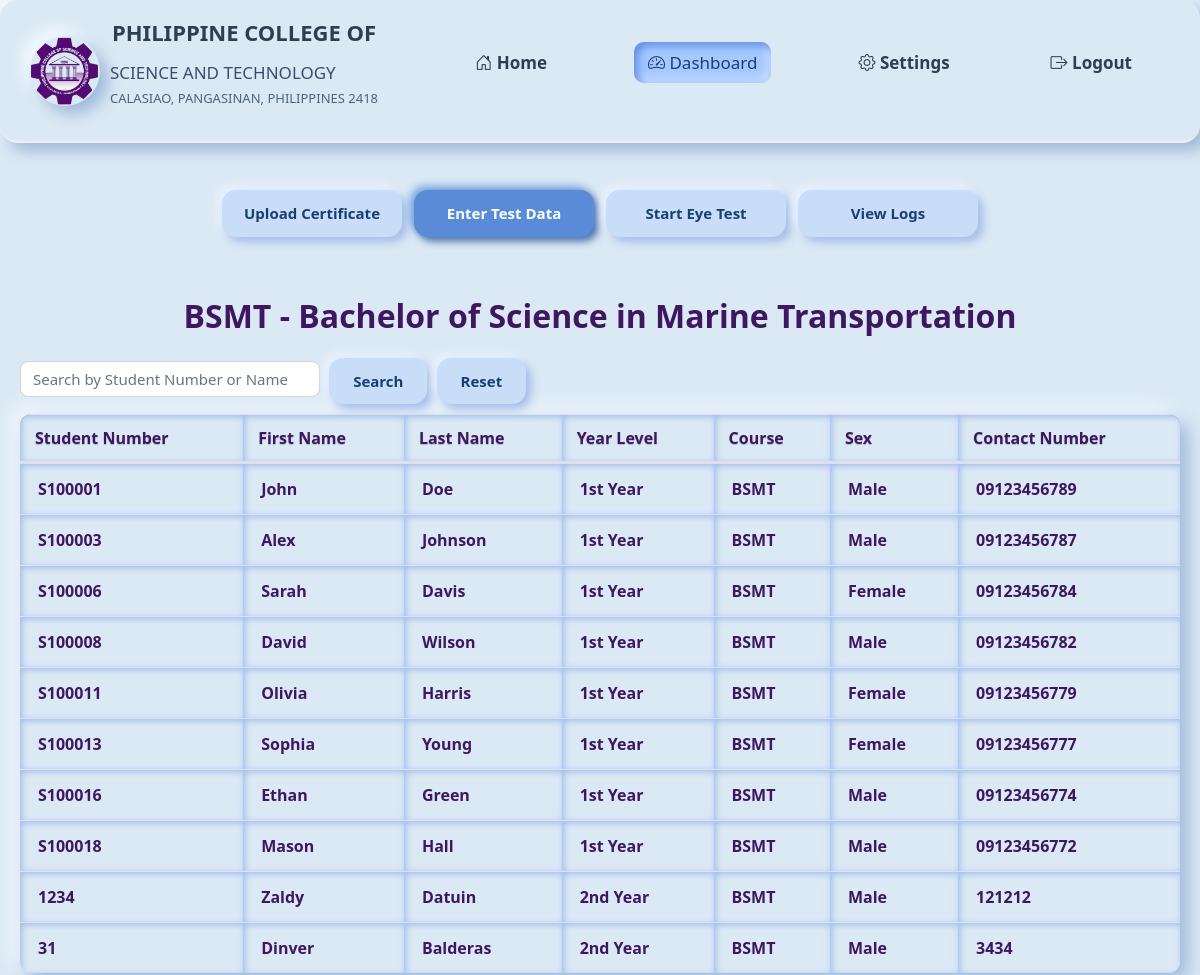
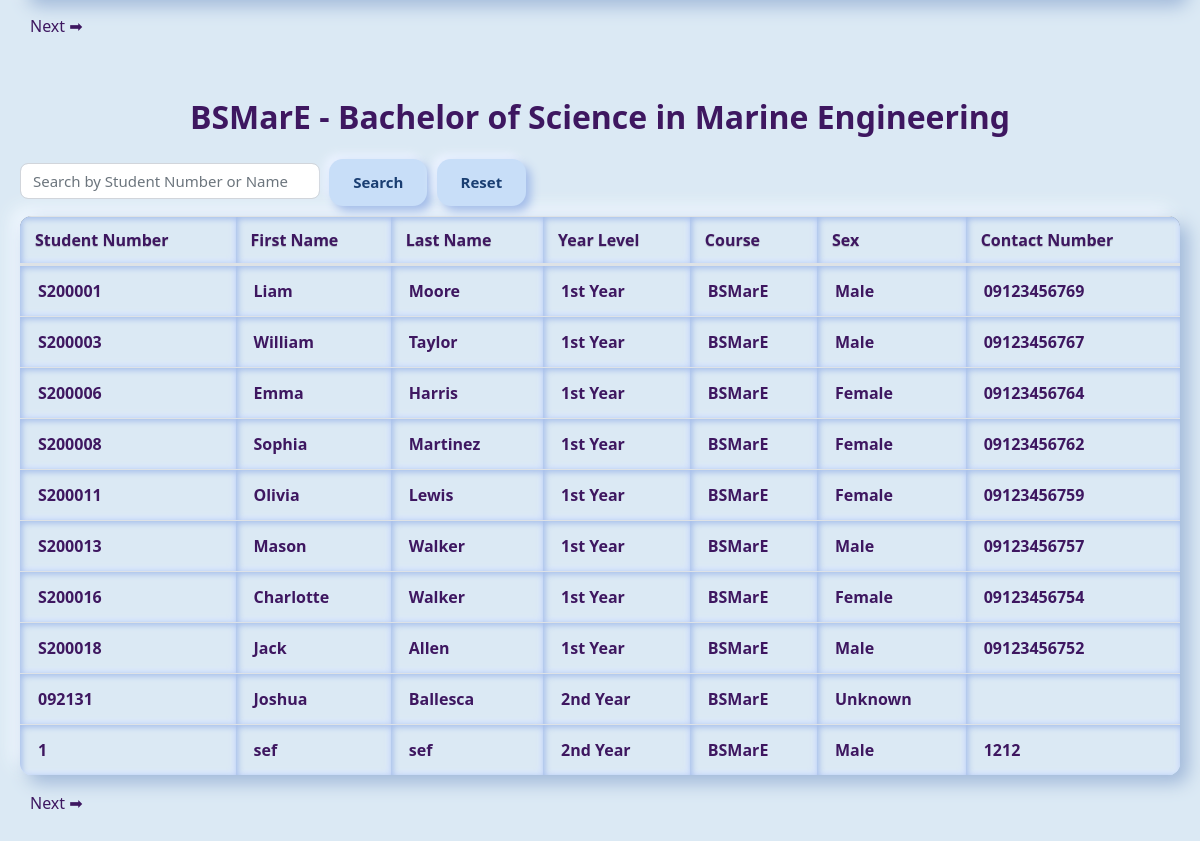
Screenshot of /physician/dashboard.php (signed in) with the database file from the repository (2 pictures, top to bottom).
### tables this page shows
CREATE TABLE `student_tests` (
  `student_id` int(11) NOT NULL,
  `test_id` int(11) NOT NULL,
  `bp` varchar(20) DEFAULT NULL,
  `hr` varchar(20) DEFAULT NULL,
  `rr` varchar(20) DEFAULT NULL,
  `o2_sat` varchar(20) DEFAULT NULL,
  `temperature` varchar(20) DEFAULT NULL,
  `subjective` text DEFAULT NULL,
  `past_history` text DEFAULT NULL,
  `family_history` text DEFAULT NULL,
  `physical_exam` text DEFAULT NULL,
  `assessment` varchar(50) DEFAULT NULL,
  `blood_type` varchar(10) DEFAULT NULL,
  `lungs_findings` text DEFAULT NULL,
  `heart_findings` text DEFAULT NULL,
  `bones_findings` text DEFAULT NULL,
  `impression` text DEFAULT NULL,
  `hearing_result` varchar(50) DEFAULT NULL,
  `thc_result` varchar(10) DEFAULT NULL,
  `meth_result` varchar(10) DEFAULT NULL,
  `created_at` timestamp NOT NULL DEFAULT current_timestamp(),
  `user_id` int(11) DEFAULT NULL,
  PRIMARY KEY (`student_id`,`test_id`),
  KEY `fk_student_tests_user_id` (`user_id`),
  CONSTRAINT `fk_student_tests_user_id` FOREIGN KEY (`user_id`) REFERENCES `users` (`user_id`) ON DELETE SET NULL
);

CREATE TABLE `students` (
  `student_id` int(11) NOT NULL AUTO_INCREMENT,
  `student_number` varchar(20) NOT NULL,
  `name` varchar(200) DEFAULT NULL,
  `year_level` varchar(50) DEFAULT NULL,
  `course` varchar(100) DEFAULT NULL,
  `email` varchar(100) DEFAULT NULL,
  `contact_number` varchar(20) DEFAULT NULL,
  `birthdate` date DEFAULT NULL,
  `address` text DEFAULT NULL,
  `age` int(11) DEFAULT NULL,
  `sex` varchar(10) NOT NULL DEFAULT 'Unknown',
  `created_at` timestamp NOT NULL DEFAULT current_timestamp(),
  `user_id` int(11) DEFAULT NULL,
  `status` enum('active','inactive') NOT NULL DEFAULT 'active',
  PRIMARY KEY (`student_id`),
  UNIQUE KEY `student_number` (`student_number`),
  KEY `fk_students_user_id` (`user_id`),
  CONSTRAINT `fk_students_user_id` FOREIGN KEY (`user_id`) REFERENCES `users` (`user_id`) ON DELETE SET NULL
);

### physician/dashboard.php (the view, shortened to what this page needs)
<?php
    include 'header.php';
?>
<!DOCTYPE html>
<html lang="en">
<head>
        <link rel="stylesheet" href="https://stackpath.bootstrapcdn.com/bootstrap/4.3.1/css/bootstrap.min.css">
        <link href="https://cdn.jsdelivr.net/npm/bootstrap-icons/font/bootstrap-icons.css" rel="stylesheet">
        <link rel="stylesheet" href="../css/physician.css">
        <link href="https://cdn.jsdelivr.net/npm/tom-select/dist/css/tom-select.bootstrap5.min.css" rel="stylesheet">
        <link href="https://cdn.jsdelivr.net/npm/select2@4.1.0-rc.0/dist/css/select2.min.css" rel="stylesheet" />
</head>
<body>
<section class="students" id="student-list">
<main class="content-container">
    <section class="dashboard-grid">
        <div class="div3">
            <button id="uploadCertificateBtn" class="btn btn-primary" onclick="openUploadCertificateModal()">Upload Certificate</button>
        </div>
        <div class="div4">
            <button id="startTestBtn" class="btn btn-success" onclick="openStudentTestModal()">Enter Test Data</button>
        </div>
        <div class="div5">
            <button class="btn btn-warning" onclick="debugOpenIshiharaTest()">Start Eye Test</button>
        </div>
        <div class="div6">
            <button class="btn btn-info" onclick="openLogsModal()">View Logs</button>
        </div>
    </section>
</main>
<?php
include '../includes/db_connect.php';
$perPage = 10;
$searchBsmt = $_GET['search_bsmt'] ?? '';
$searchBsmt = $conn->real_escape_string($searchBsmt);
$pageBsmt = max(1, intval($_GET['page_bsmt'] ?? 1));
function getFirstAndLastName($fullName) {
    $parts = preg_split('/\s+/', trim($fullName));
    return ['first'=>$parts[0] ?? '', 'last'=>$parts[count($parts)-1] ?? ''];
}
$query = "
    SELECT
        s.student_id, s.student_number, s.year_level, s.course, s.name, s.sex, s.contact_number,
        mt.test_name, st.assessment, st.created_at, st.test_id,
        st.bp, st.hr, st.rr, st.o2_sat, st.temperature, st.blood_type,
        st.hearing_result, st.thc_result, st.meth_result, st.subjective,
        st.past_history, st.family_history, st.physical_exam,
        st.lungs_findings, st.heart_findings, st.bones_findings, st.impression,
        NULL AS score
    FROM students s
    LEFT JOIN student_tests st ON s.student_id = st.student_id
    LEFT JOIN medical_tests mt ON st.test_id = mt.test_id
    ORDER BY s.student_number ASC, st.created_at DESC
";
$result = $conn->query($query);
$students = [];
while ($row = $result->fetch_assoc()) {
    $sid = $row['student_id'];
    if (!isset($students[$sid])) $students[$sid] = ['info'=>$row, 'tests'=>[]];
    $students[$sid]['tests'][] = $row;
}
$bsmt = $bsmare = [];
foreach($students as $sid => $data){
    $course = strtoupper(trim($data['info']['course']));
    if($course==='BSMT') $bsmt[$sid]=$data;
    elseif($course==='BSMARE') $bsmare[$sid]=$data;
}
sortStudents($bsmt);
function filterStudentsArray($students, $search) {
    if(!$search) return $students;
    $search = strtoupper($search);
    return array_filter($students, function($data) use ($search) {
        $student = $data['info'];
        return (stripos($student['student_number'], $search)!==false) || (stripos($student['name'], $search)!==false);
    });
}
function paginateGroup($group, $page, $perPage){
    $total = count($group);
    $pages = ceil($total/$perPage);
    $offset = ($page-1)*$perPage;
    return [array_slice($group,$offset,$perPage,true), $pages];
}
function renderGroup($students, $groupLabel, $page, $perPage, $queryParam, $searchParam, $searchValue){
    $students = filterStudentsArray($students, $searchValue);
    list($pagedStudents,$totalPages) = paginateGroup($students,$page,$perPage);
    echo "<div style='margin-bottom:60px;'>";
    echo "<h2 style='margin-top:40px;'>$groupLabel</h2>";
    echo "<form method='GET' style='margin-bottom:10px; display:inline-block;'>
            <input type='text' name='$searchParam' value='".htmlspecialchars($searchValue)."' placeholder='Search by Student Number or Name' class='form-control' style='width:300px; display:inline-block; margin-right:5px;'>
            <input type='hidden' name='$queryParam' value='1'>
            <button type='submit' class='btn btn-primary'>Search</button>
            <a href='{$_SERVER['PHP_SELF']}#student-list' class='btn btn-secondary' style='margin-left:5px;'>Reset</a>
        </form>";
    echo "<table class='table'><thead>
        <tr>
            <th>Student Number</th>
            <th>First Name</th>
            <th>Last Name</th>
            <th>Year Level</th>
            <th>Course</th>
            <th>Sex</th>
            <th>Contact Number</th>
        </tr></thead><tbody>";
    foreach($pagedStudents as $sid=>$data){
        $student = $data['info'];
        $nameParts = getFirstAndLastName($student['name']);
        echo "<tr class='student-row' data-id='{$sid}'>
                <td>{$student['student_number']}</td>
                <td>".htmlspecialchars($nameParts['first'])."</td>
                <td>".htmlspecialchars($nameParts['last'])."</td>
                <td>{$student['year_level']}</td>
                <td>{$student['course']}</td>
                <td>{$student['sex']}</td>
                <td>{$student['contact_number']}</td>
            </tr>";
    }
    echo "</tbody></table>";
    $qs = $_GET;
    $qs[$searchParam] = $searchValue;
    echo "<div style='margin-top:10px;'>";
    if($page<$totalPages){
        $qs[$queryParam]=$page+1;
        $nextLink=$_SERVER['PHP_SELF'].'?'.http_build_query($qs).'#student-list';
        echo "<a href='{$nextLink}' style='margin-left:10px;'>Next ➡</a>";
    }
    echo "</div>";
    echo "</div>";
}
renderGroup($bsmt,'BSMT - Bachelor of Science in Marine Transportation',$pageBsmt,$perPage,'page_bsmt','search_bsmt',$searchBsmt);
?>
</section>
</body>
</html>

### css/physician.css (style rules this page uses)
* { margin: 0; padding: 0; box-sizing: border-box; }
body { font-family: 'Segoe UI', Tahoma, Geneva, Verdana, sans-serif; background: #dbe9f4; color: #3e1760; overflow-x: hidden; -webkit-font-smoothing: antialiased; -moz-osx-font-smoothing: grayscale; padding-left: 20px; padding-right: 20px; padding-top: 60px; }
.dashboard-grid { display: flex; flex-wrap: wrap; justify-content: center; gap: 12px; padding: 20px 10px; }
.dashboard-grid button { min-width: 180px; padding: 12px 15px; font-size: 15px; font-weight: 600; }
.btn, .btn-success, .btn-warning, .btn-primary { padding: 12px 24px; font-size: 15px; border-radius: 14px; font-weight: 600; border: none; cursor: pointer; transition: all 0.3s ease; background: #c8def8; color: #1a3e72; box-shadow: 5px 5px 10px #a3bce9, -5px -5px 10px #ebf2ff; }
.btn-success { background-color: #5a8bd6; color: white; box-shadow: 4px 4px 8px #436aa8, -4px -4px 8px #7da8e6; }
.table, .students table, .generated-certificates table { width: 100%; border-collapse: separate; border-spacing: 0; background: #dbe9f4; border-radius: 12px; overflow: hidden; box-shadow: 8px 8px 18px #a0b8d9, -8px -8px 18px #f3f9ff; }
.table th, .table td, .students th, .students td, .generated-certificates th, .generated-certificates td { padding: 14px 18px; text-align: left; background: #dbe9f4; box-shadow: inset 2px 2px 6px #a3bce9, inset -2px -2px 6px #d7e4ff; font-weight: 600; color: #1a3e72; }
.table thead tr { background-color: #34495e; color: #ecf0f1; font-weight: 700; border-bottom: 3px solid #2980b9; }
.table thead th { padding: 12px 15px; text-align: left; user-select: none; text-shadow: 0 1px 1px rgba(0,0,0,0.2); }
.table tr:nth-child(even) { background: #c4dafd; }
.content-container { margin-top: 110px; }

### physician/header.php (style rules this page uses)
* { box-sizing: border-box; margin: 0; padding: 0; }
body { padding-top: 95px; }

### physician/dashboard.php (style rules this page uses)
h2 { text-align: center; margin-bottom: 20px; color: #1f2937; font-weight: 700; }
input[type="text"], input[type="email"], input[type="password"] { width: 100%; padding: 12px; border: 1px solid #d1d5db; border-radius: 8px; margin-top: 6px; font-size: 15px; transition: border-color 0.2s ease, box-shadow 0.2s ease; }

### rows the page displays
student_tests: student.student_number "S100001", student.name "John", student.name "Doe", student.year_level "1st Year", student.course "BSMT", student.sex "Male", student.contact_number "09123456789"
students: student_number "S100003", name "Alex", name "Johnson", year_level "1st Year", course "BSMT", sex "Male", contact_number "09123456787"
students: student_number "S100006", name "Sarah", name "Davis", year_level "1st Year", course "BSMT", sex "Female", contact_number "09123456784"
students: student_number "S100008", name "David", name "Wilson", year_level "1st Year", course "BSMT", sex "Male", contact_number "09123456782"
students: student_number "S100011", name "Olivia", name "Harris", year_level "1st Year", course "BSMT", sex "Female", contact_number "09123456779"
students: student_number "S100013", name "Sophia", name "Young", year_level "1st Year", course "BSMT", sex "Female", contact_number "09123456777"
students: student_number "S100016", name "Ethan", name "Green", year_level "1st Year", course "BSMT", sex "Male", contact_number "09123456774"
students: student_number "S100018", name "Mason", name "Hall", year_level "1st Year", course "BSMT", sex "Male", contact_number "09123456772"
student_tests: student.student_number "1234", student.name "Zaldy", student.name "Datuin", student.year_level "2nd Year", student.course "BSMT", student.sex "Male", student.contact_number "121212"
students: student_number "31", name "Dinver", name "Balderas", year_level "2nd Year", course "BSMT", sex "Male", contact_number "3434"
students: student_number "S200001", name "Liam", name "Moore", year_level "1st Year", course "BSMarE", sex "Male", contact_number "09123456769"
students: student_number "S200003", name "William", name "Taylor", year_level "1st Year", course "BSMarE", sex "Male", contact_number "09123456767"
students: student_number "S200006", name "Emma", name "Harris", year_level "1st Year", course "BSMarE", sex "Female", contact_number "09123456764"
students: student_number "S200008", name "Sophia", name "Martinez", year_level "1st Year", course "BSMarE", sex "Female", contact_number "09123456762"
students: student_number "S200011", name "Olivia", name "Lewis", year_level "1st Year", course "BSMarE", sex "Female", contact_number "09123456759"
students: student_number "S200013", name "Mason", name "Walker", year_level "1st Year", course "BSMarE", sex "Male", contact_number "09123456757"
students: student_number "S200016", name "Charlotte", name "Walker", year_level "1st Year", course "BSMarE", sex "Female", contact_number "09123456754"
students: student_number "S200018", name "Jack", name "Allen", year_level "1st Year", course "BSMarE", sex "Male", contact_number "09123456752"
students: student_number "092131", name "Joshua", name "Ballesca", year_level "2nd Year", course "BSMarE", sex "Unknown"
students: student_number "1", name "sef", year_level "2nd Year", course "BSMarE", sex "Male", contact_number "1212"

### other values shown
$groupLabel "BSMT - Bachelor of Science in Marine Transportation BSMarE - Bachelor of Science in Marine Engineering"
